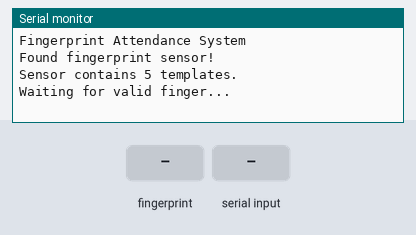
Bench run of a sketch on a simulated Arduino Mega 2560, built with avr-gcc and run on an emulated ATmega2560. On the bench: the last lines printed to the serial monitor. The test bench sets the inputs (shaded band).

Above: at 2.3 s.
2.4 s: finger stored as number 1 placed on the sensor
At 3.8 s:
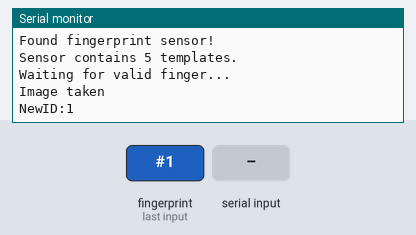
4.6 s: "DELETEFP:\n" received over Serial
At 6.0 s:
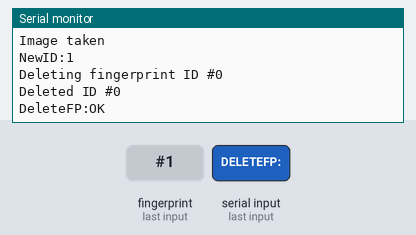
6.3 s: "CLEARFP\n" received over Serial
At 7.7 s:
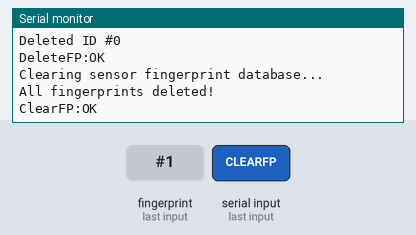
8.0 s: "DELETEFP:,45\n" received over Serial
At 9.7 s:
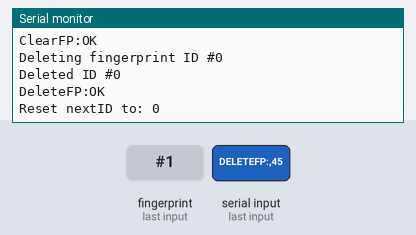

Measured:
- after the input at 2.4 s, the serial monitor: prints a new line after 0.47 s (image 1)
- after the input at 4.6 s, the serial monitor: prints a new line after 0.19 s (image 2)
- after the input at 6.3 s, the serial monitor: prints a new line after 0.17 s (image 3)
- after the input at 8.0 s, the serial monitor: prints a new line after 0.17 s (image 4)

The sketch:

fingerprintScan.ino
```cpp
#include <Adafruit_Fingerprint.h>

#if (defined(__AVR__) || defined(ESP8266)) && !defined(__AVR_ATmega2560__)
#include <SoftwareSerial.h>
SoftwareSerial mySerial(2, 3);
#else
#define mySerial Serial1
#endif

Adafruit_Fingerprint finger(&mySerial);
uint8_t nextID = 1;

void setup() {
  Serial.begin(9600);
  while (!Serial);
  delay(100);

  Serial.println("Fingerprint Attendance System");
  finger.begin(57600);
  delay(5);

  if (finger.verifyPassword()) {
    Serial.println("Found fingerprint sensor!");
  } else {
    Serial.println("Did not find fingerprint sensor :(");
    while (1) { delay(1); }
  }

  finger.getParameters();
  finger.getTemplateCount();

  nextID = finger.templateCount + 1;
  if (nextID > 127) nextID = 1;

  Serial.print("Sensor contains ");
  Serial.print(finger.templateCount);
  Serial.println(" templates.");
  Serial.println("Waiting for valid finger...");
}

void loop() {
  if (Serial.available() > 0) {
    String command = Serial.readStringUntil('\n');
    command.trim();

    if (command.startsWith("DELETEFP:")) {
      int idToDelete = command.substring(9).toInt();
      deleteFingerprint(idToDelete);
    } else if (command == "CLEARFP") {
      clearAllFingerprints();
    }
  }

  checkFingerprint();
  delay(500);
}

void checkFingerprint() {
  uint8_t p = finger.getImage();
  if (p == FINGERPRINT_NOFINGER) return;
  if (p != FINGERPRINT_OK) {
    Serial.println("Error capturing image");
    return;
  }

  Serial.println("Image taken");

  p = finger.image2Tz();
  if (p != FINGERPRINT_OK) {
    Serial.println("Error converting image");
    return;
  }

  p = finger.fingerFastSearch();
  if (p == FINGERPRINT_OK) {
    Serial.print("NewID:");
    Serial.println(finger.fingerID);
  } else if (p == FINGERPRINT_NOTFOUND) {
    Serial.println("Fingerprint not found - enrolling new fingerprint...");
    if (enrollNewFingerprint()) {
      Serial.print("NewID:");
      Serial.println(nextID - 1);
    } else {
      Serial.println("Enrollment failed");
      Serial.println("NewID:-1");
    }
  } else {
    Serial.println("Communication error");
  }
}

bool enrollNewFingerprint() {
  if (nextID > 127) {
    Serial.println("Sensor full! Cannot enroll more fingerprints.");
    return false;
  }

  uint8_t id = nextID;

  Serial.print("Enrolling ID #");
  Serial.println(id);

  int p = -1;
  unsigned long startTime = millis();
  while (p != FINGERPRINT_OK) {
    if (millis() - startTime > 10000) {
      Serial.println("Timeout: First scan took too long");
      Serial.println("EnrollTimeout");
      return false;
    }

    p = finger.getImage();
    if (p == FINGERPRINT_NOFINGER) continue;
    if (p != FINGERPRINT_OK) {
      Serial.println("Error capturing first image, try again");
      delay(1000);
    }
  }

  p = finger.image2Tz(1);
  if (p != FINGERPRINT_OK) {
    Serial.println("Error converting first image");
    return false;
  }

  Serial.println("Remove finger...");
  delay(2000);
  while (finger.getImage() != FINGERPRINT_NOFINGER);

  Serial.println("Place same finger again");

  p = -1;
  startTime = millis();
  while (p != FINGERPRINT_OK) {
    if (millis() - startTime > 3000) {
      Serial.println("Timeout: No finger detected for second scan");
      Serial.println("EnrollTimeout");
      return false;
    }

    p = finger.getImage();
    if (p == FINGERPRINT_NOFINGER) continue;
    if (p != FINGERPRINT_OK) {
      Serial.println("Error capturing second image, try again");
      delay(1000);
    }
  }

  p = finger.image2Tz(2);
  if (p != FINGERPRINT_OK) {
    Serial.println("Error converting second image");
    return false;
  }

  p = finger.createModel();
  if (p != FINGERPRINT_OK) {
    Serial.println("Error creating fingerprint model");
    return false;
  }

  p = finger.storeModel(id);
  if (p != FINGERPRINT_OK) {
    Serial.println("Error storing fingerprint model");
    return false;
  }

  Serial.println("Enrollment successful!");
  nextID++;
  return true;
}

void deleteFingerprint(uint8_t id) {
  Serial.print("Deleting fingerprint ID #");
  Serial.println(id);

  uint8_t p = finger.deleteModel(id);

  if (p == FINGERPRINT_OK) {
    Serial.print("Deleted ID #");
    Serial.println(id);
    Serial.println("DeleteFP:OK");

    if (id == nextID - 1) {
      nextID--;
      Serial.print("Reset nextID to: ");
      Serial.println(nextID);
    }
  } else {
    Serial.print("Failed to delete ID #");
    Serial.println(id);
    Serial.println("DeleteFP:FAIL");
  }
}

void clearAllFingerprints() {
  Serial.println("Clearing sensor fingerprint database...");
  uint8_t p = finger.emptyDatabase();
  if (p == FINGERPRINT_OK) {
    Serial.println("All fingerprints deleted!");
    Serial.println("ClearFP:OK");
    nextID = 1;
  } else {
    Serial.println("Failed to clear fingerprints.");
    Serial.println("ClearFP:FAIL");
  }
}
```
